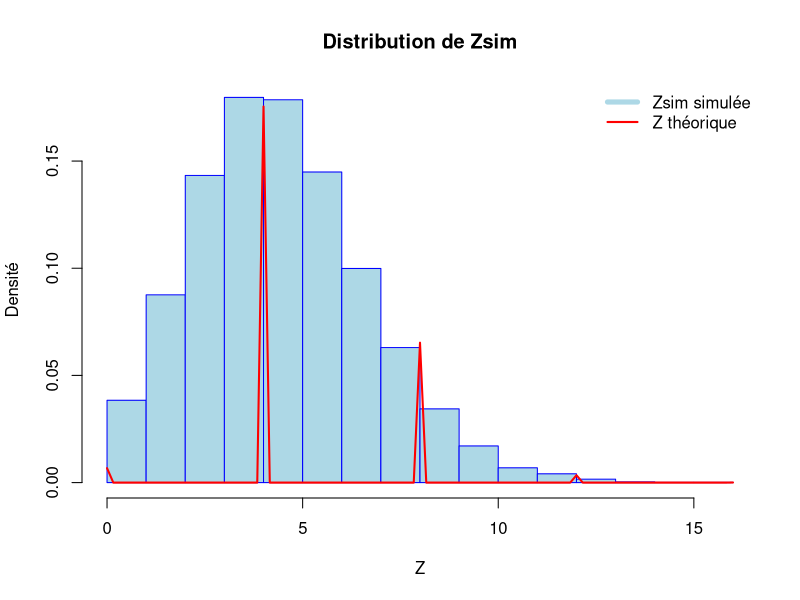
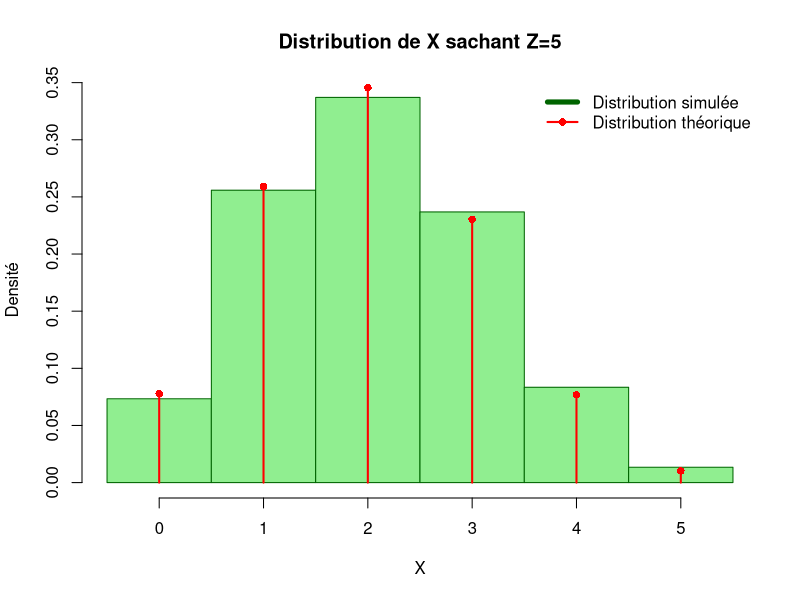

Source code (R) for these figures, in order:
# Premier graphique

lambda <- 2
mu <- 3
k <- 10000

x <- rpois(k, lambda)
y <- rpois(k, mu)

zSim <- x + y

# Création de l'histo
hist(zSim, probability = TRUE, main = "Distribution de Zsim", xlab = "Z", ylab = "Densité", col = "lightblue", border = "blue")

# Courbe bon c'esr un peu pareil
curve(dpois(x, lambda + mu), col = "red", lwd = 2, add = TRUE)
legend("topright", legend = c("Zsim simulée", "Z théorique"), col = c("lightblue", "red"), lwd = c(5, 2), bty = "n")

# Second graphique

xGivenZ5 <- x[zSim == 5]

hist(xGivenZ5, probability = TRUE, breaks = seq(-0.5, max(xGivenZ5) + 0.5, by = 1), main = "Distribution de X sachant Z=5", xlab = "X", ylab = "Densité", col = "lightgreen", border = "darkgreen")

n <- 5
probs <- dpois(0:n, lambda) * dpois(n:0, mu)
probs <- probs / sum(probs)

xVals <- 0:n
points(xVals, probs, type = "h", col = "red", lwd = 2)
points(xVals, probs, col = "red", pch = 16)

legend("topright", legend = c("Distribution simulée", "Distribution théorique"), col = c("darkgreen", "red"), lwd = c(5, 2), pch = c(NA, 16), bty = "n")
